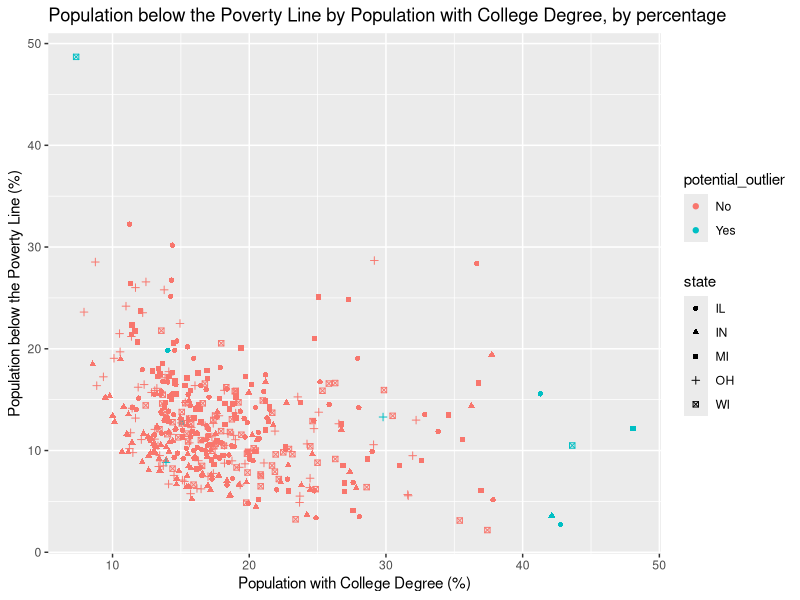

Recreate this plot in R.
## ---- chunk 1
#| eval: true
#| message: false

library(tidyverse)
## ---- chunk 2
midwest |>
 count(state)|>
  arrange(desc(n)) #arrange by number of counties

## ---- chunk 3

midwest |>
  count(county)|>
  filter(n ==5)
  
## ---- chunk 4
#a
popden <- midwest|>
  filter(popdensity > 25000)|>
  select(county, state, popdensity, poptotal, area)
popden
## ---- chunk 5
#b
highest_popden <- midwest|>
  filter(popdensity == max(popdensity)) |>
  select(county, state, popdensity, poptotal, area)
highest_popden
## ---- chunk 6
midwest|>
  summarise(
    mean = mean(popdensity),
    Q1 = quantile(popdensity,0.25),
    Q3 = quantile(popdensity,0.75)
    )|>
  select(mean, Q1, Q3)

## ---- chunk 7
midwest |>
  mutate(metro = if_else(inmetro == 1, "Yes", "No"))|>
  group_by(state)|>
  summarise(
    metro_pop = sum(metro == "Yes"),
    total_pop = n(),
    propor = metro_pop/total_pop
  )|>
  select(state,propor)
## ---- chunk 8
#a
a <- midwest|>
  filter ((percollege<10) & (percbelowpoverty >45))|>
  select (county,state, percbelowpoverty,percollege)
a
## ---- chunk 9
#b
b<- midwest|>
  filter ((percollege > 40) & (percbelowpoverty <20))|>
  select (county,state, percbelowpoverty,percollege)
b
## ---- chunk 10
#c
outliers<- midwest|>
  filter ((percollege > 40 & percbelowpoverty <20) |(percollege<10 & percbelowpoverty >45)) |>
  select (county,state, percbelowpoverty,percollege)|>
  arrange(county)
outliers
## ---- chunk 11
#d
midwest <- midwest |>
  mutate(
    potential_outlier = if_else(county %in% pull(outliers, county),
      "Yes","No")
    )
midwest|>
  select(county, state, percbelowpoverty,percollege, potential_outlier )|>
  arrange(potential_outlier)


## ---- chunk 12
#e
ggplot(midwest, aes(x = percollege, y = percbelowpoverty, colour = potential_outlier, shape = state )) +
  geom_point() +
  labs(
    title = "Population below the Poverty Line by Population with College Degree, by percentage",
    x = "Population with College Degree (%)",
    y = "Population below the Poverty Line (%)",
  )
## ---- chunk 13
#a
state_population <- midwest|>
  count(poptotal)
state_population
